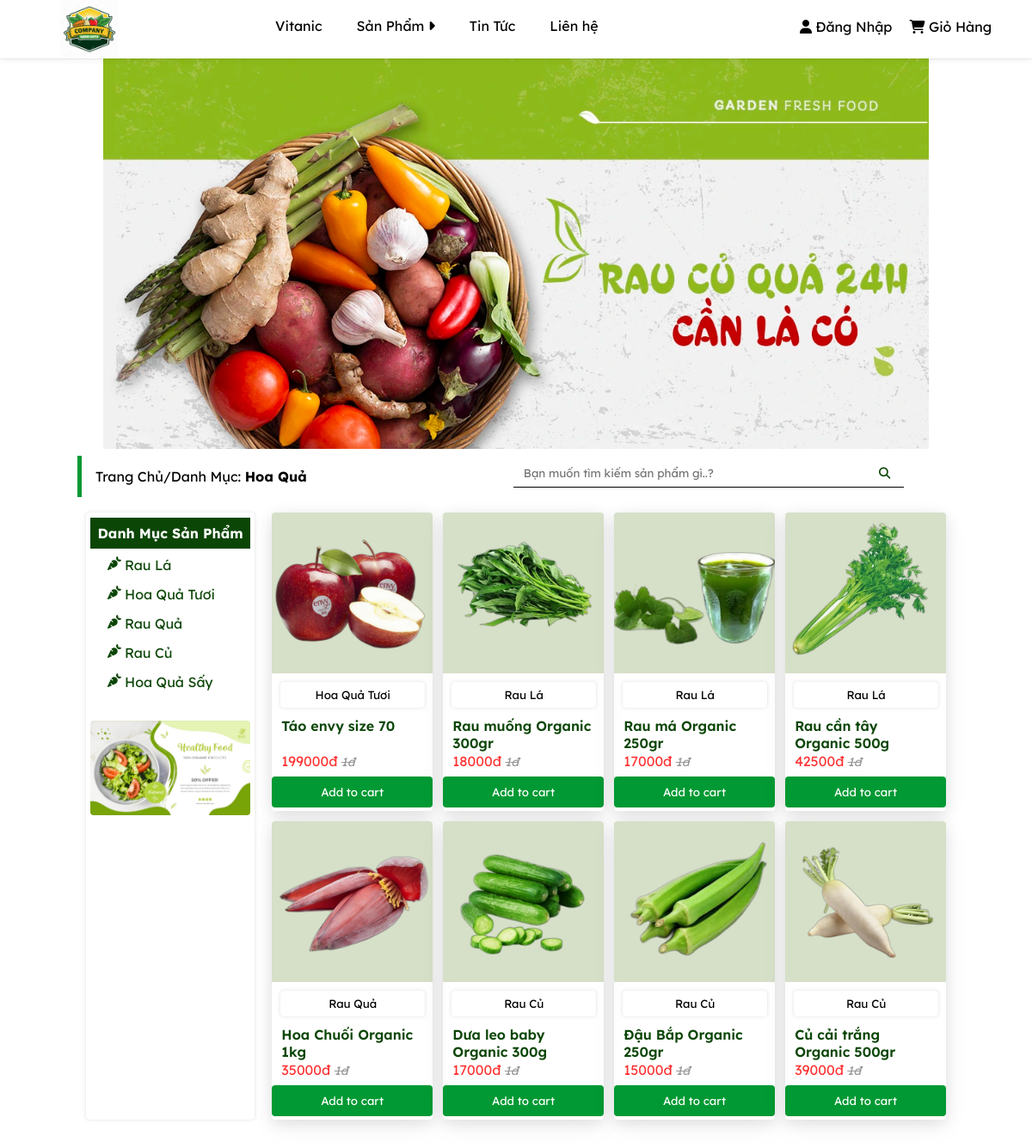
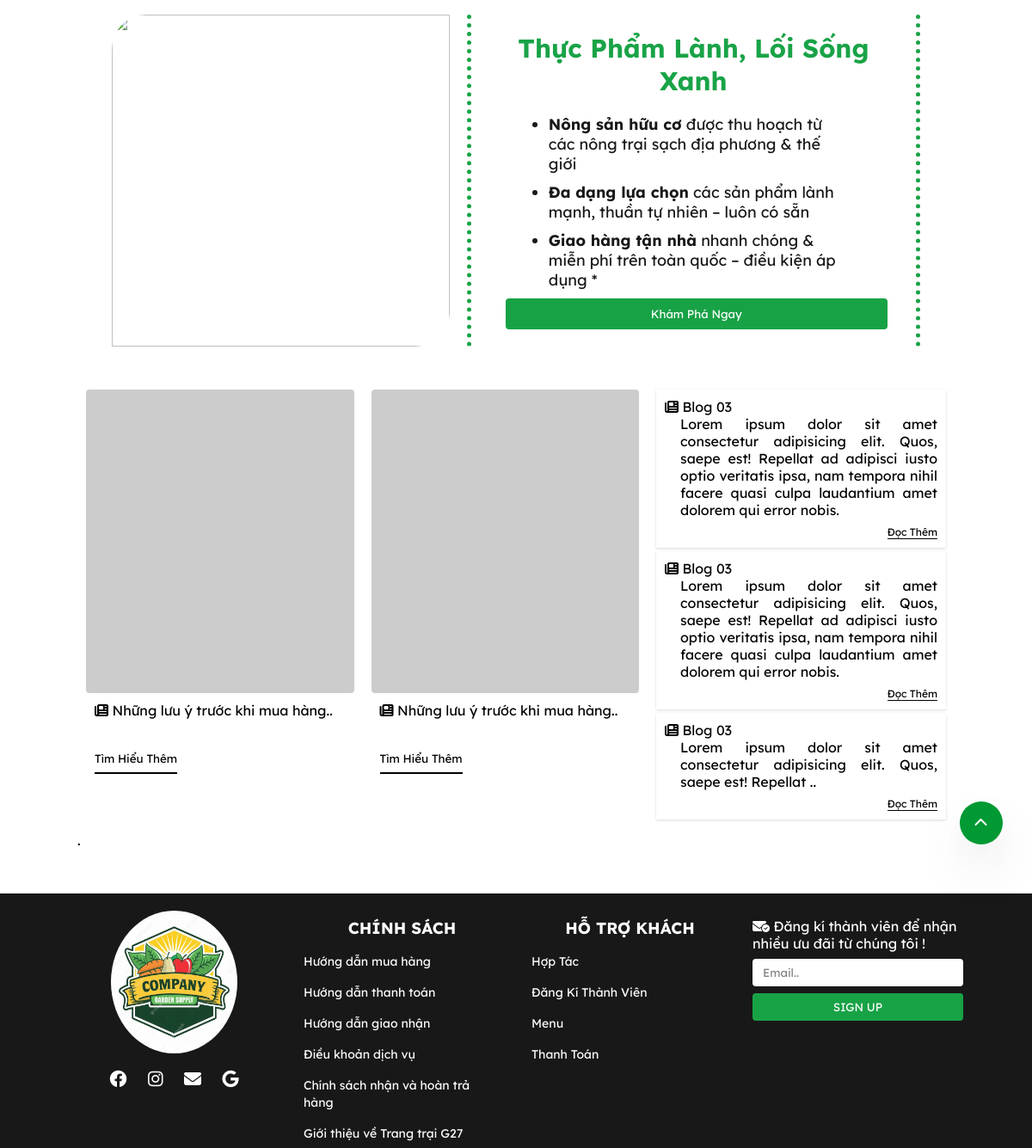
The app's page /view/index.php with its own data (2 pictures, top to bottom).
### tables this page shows
CREATE TABLE `category` (
  `id_cate` int(11) NOT NULL,
  `name_cate` varchar(255) NOT NULL
);

CREATE TABLE `products` (
  `id` int(11) NOT NULL,
  `name` varchar(255) NOT NULL,
  `price` float NOT NULL,
  `weight` int(11) NOT NULL,
  `image` text DEFAULT NULL,
  `comment` varchar(255) DEFAULT NULL,
  `content` text DEFAULT NULL,
  `voucher` varchar(255) DEFAULT NULL,
  `status` tinyint(4) DEFAULT NULL,
  `amount` int(11) DEFAULT NULL,
  `cate_id` int(11) NOT NULL
);

### model/pdo.php (called while the page is built, shortened)
<?php
function pdo_get_connection(){
    $dburl = "mysql:host=localhost;dbname=duan1;charset=utf8";
    $username = 'root';
    $password = '';
    $conn = new PDO($dburl, $username, $password);
    $conn->setAttribute(PDO::ATTR_ERRMODE, PDO::ERRMODE_EXCEPTION);
    return $conn;
}
function pdo_query($sql){
    $sql_args = array_slice(func_get_args(), 1);
    try{
        $conn = pdo_get_connection();
        $stmt = $conn->prepare($sql);
        $stmt->execute($sql_args);
        $rows = $stmt->fetchAll();
        return $rows;
    }
    catch(PDOException $e){
        throw $e;
    }
    finally{
        unset($conn);
    }
}

### model/danhmuc.php (called while the page is built, shortened)
<?php
   function loadall_dm(){
    $sql = "select * from category order by id_cate";
    $listdm = pdo_query($sql);
    return $listdm;
   }
?>

### model/sanpham.php (called while the page is built, shortened)
<?php
   function loadsp_home(){
   $sql="select * from products inner join category on products.cate_id=category.id_cate where 1 order by name desc limit 0,8";
   $listsp = pdo_query($sql);
   return $listsp;
   }

### view/global.php (called while the page is built)
<?php
$img_path= "../public/img";
?>

### view/main.php (the view, shortened to what this page needs)
<div class="container">
  <div class="slideshow-container">
    <div class="mySlides fade">
      <img src="../Images/slideshow/slideshow2.jpg" style="width:100%">
    </div>
  </div>
  <div class="product-search">
        <div class="container-title">
          <p>Trang Chủ/</p>
          <p>Danh Mục: <b>Hoa Quả</b></p>
        <form action="index.php?act=listsp" method="POST">
          <div class="search">
            <input type="text" placeholder="Bạn muốn tìm kiếm sản phẩm gì..?" name="kyw">
            <button type="submit" name="timkiem"><i class="fa-solid fa-magnifying-glass"></i></button>
          </div>
        </form></div>
      </div>
  <div class="product">
    <div class="product-category">
      <a style="text-decoration: none;" href="index.php">
        <h3>Danh Mục Sản Phẩm</h3>
      </a>
      <ul>
        <?php
        foreach ($listdm as $dm) {
          extract($dm);
          $loadsp = "index.php?act=listsp&cate_id=" . $id_cate;
          echo '
                    <li><i class="fa-solid fa-carrot"></i><a href="' . $loadsp . '">' . $name_cate . '</a><i class="fa-solid fa-circle-chevron-right"></i></li>
                    ';
        }
        ?>
      </ul>
      <div class="slide-category">
        <img src="../Images/banner/banner1.jpg" alt="">
      </div>
    </div>
    <div class="product-main">
      <?php
      foreach ($sphome as $sp) {
        extract($sp);
        $link = "index.php?act=detail&id=" . $id;
        $loadsp = "index.php?act=listsp&cate_id=" . $id_cate;
        $img = $img_path . $image;
        echo '
                <div class="product-box">
                <a href="' . $link . '">
                <img src="' . $img . '" alt="">
                </a>
                <a style="text-decoration: none;" href="' . $loadsp . '"><button>' . $name_cate . '</button></a>
                <a href="' . $link . '">
                <p class="name">' . $name . '</p>
                <p class="price">' . $price . 'đ <del>' . $amount . 'đ</del></p>
                </a>
                <div class="product-box-btn">
                <form action="index.php?act=addcart" method="POST">
                  <input type="hidden" name="id" value="'.$id.'">
                  <input type="hidden" name="image" value="'.$image.'">
                  <input type="hidden" name="name" value="'.$name.'">
                  <input type="hidden" name="price" value="'.$price.'">
                     <input class="add" type="submit" name="addcart" value="Add to cart">
                  </form>
                </div>
            </div>
                ';
      }
      ?>
    </div>
  </div>
  <div class="intro">
    <div class="intro-img">
      <img src="../Images/intro/close-up-box-with-vegetables-hands-mature-man.jpg" alt="">
    </div>
    <div class="intro-content">
      <h3>Thực Phẩm Lành, Lối Sống Xanh</h3>
      <ul>
        <li><b>Nông sản hữu cơ</b> được thu hoạch từ các nông trại sạch địa phương & thế giới</li>
        <li><b>Đa dạng lựa chọn</b> các sản phẩm lành mạnh, thuần tự nhiên – luôn có sẵn</li>
        <li><b>Giao hàng tận nhà</b> nhanh chóng & miễn phí trên toàn quốc – điều kiện áp dụng *</li>
      </ul>
      <button><a href="index.php?act=gioithieu">Khám Phá Ngay</a></button>
    </div>
  </div>
  <?php include "blog.php" ?>
  <div class="class-helo">
    <div id="backTop">
      <i class="fas fa-chevron-up animate__animated animate__fadeInUp  animate__infinite"></i>
    </div>
  </div>

### Main/css/style.css (style rules this page uses)
* { padding: 0; margin: 0; box-sizing: border-box; --main-color: #009933; --color-text: rgb(12, 70, 7); font-family: font; }
.container { width: 85vw; margin: 3.25em auto; }
.container-title { border-left: 5px solid var(--main-color); display: flex; padding: 4px 16px; margin: .5em 0; line-height: 40px; }
.product-category { overflow: hidden; width: 20%; text-align: left; padding: 2px 5px; border-radius: 4px; box-shadow: rgba(0, 0, 0, 0.1) 0px 0px 5px 0px, rgba(0, 0, 0, 0.1) 0px 0px 1px 0px; }
.product-category h3 { margin-top: 4px; color: #fff; padding: 8px 4px; text-align: center; font-size: 16px; background-color: var(--color-text); }
.product-category ul li { margin-top: 4px; list-style: none; padding: 5px 20px; border-radius: 4px; background-color: #fff; transition: .1s; }
.product-category ul li a { text-decoration: none; color: var(--color-text); }
.product-category ul li .fa-solid { float: left; }
.product-category ul li i { margin-right: 4px; color: var(--color-text); }
.slide-category { margin-top: 1.875em; overflow: hidden; overflow: hidden; }
.slide-category img { width: 100%; height: 100%; border-radius: 4px; }
.mySlides { display: none; }
img { vertical-align: middle; }
.slideshow-container { max-width: 80vw; position: relative; margin: auto; height: 29.375em; overflow: hidden; }
.product { padding: 10px; border-radius: 4px; display: flex; }
.product-main { width: 80%; margin-left: 20px; display: grid; grid-gap: 12px; grid-template-columns: 1fr 1fr 1fr 1fr; grid-template-rows: 1fr 1fr; }
.product-search { display: flex; }
.product-search .search { margin-left: 20vw; display: flex; width: 100%; border-bottom: 1px solid #000; }
.product-search input[type=text] { border: none; outline: none; width: 90%; margin-right: 4px; padding: 8px 12px; }
.product-search button { width: 10%; background-color: unset; color: var(--color-text); border: none; }
.product-box { min-height: 15.625em; border-radius: 4px; box-shadow: rgba(17, 17, 26, 0.1) 0px 4px 16px, rgba(17, 17, 26, 0.05) 0px 8px 32px; overflow: hidden; transition: .2s; display: grid; }
.product-box img { width: 100%; background-color: rgb(214, 223, 200); margin-bottom: 10px; }
.product-box>a>button { box-shadow: rgba(0, 0, 0, 0.1) 0px 0px 5px 0px, rgba(0, 0, 0, 0.1) 0px 0px 1px 0px; border: none; background-color: unset; text-align: center; border-radius: 4px; width: 90%; height: 30px; margin: 0px 10px; }
.product-box a { text-decoration: none; }
.product-box p { margin: 6% 6% 2% 6%; }
.product-box .name { height: 30px; font-weight: 600; color: var(--color-text); }
.product-box .price { opacity: .8; color: red; font-size: 16px; text-align: left; }
.product-box .price del { color: gray; font-size: 14px; font-style: italic; }
input[type=submit] { width: 100%; margin: 0 auto; border: none; background-color: var(--main-color); color: #fff; border-radius: 4px; padding: 10px; margin: 4px 0px; }
.add { color: #fff; }
.intro { border-radius: 8px; overflow: hidden; display: flex; padding: 40px; }
.intro .intro-img { width: 45%; border-radius: 40px 0px 40px 0px; overflow: hidden; }
.intro .intro-img img { height: 100%; width: 100%; }
.intro .intro-content { margin-left: 20px; border-left: 5px dotted var(--main-color); border-right: 5px dotted var(--main-color); padding: 20px; width: 60%; opacity: .9; }
.intro .intro-content h3 { color: var(--main-color); font-size: 30px; text-align: center; margin-bottom: 20px; }
.intro-content ul { margin: 0px 70px; }
.intro-content ul li { margin: 10px 0px; font-size: 18px; }
.intro-content button { text-align: center; width: 93%; margin: 0px 20px; padding: 10px; border-radius: 4px; background-color: var(--main-color); border: none; color: #fff; }
.intro-content button a { color: #fff; text-decoration: none; }
.class-helo { position: relative; }
#backTop { width: 50px; height: 50px; border-radius: 50%; color: #fff; background-color: var(--main-color); display: flex; justify-content: center; align-items: center; margin: -35px auto; cursor: pointer; box-shadow: rgba(50, 50, 93, 0.25) 0px 30px 60px -12px, rgba(0, 0, 0, 0.3) 0px 18px 36px -18px; position: absolute; left: 103%; transform: translateX(-50%); z-index: 4; }

### records on screen
category: name_cate "Rau Lá"
category: name_cate "Hoa Quả Tươi"
category: name_cate "Rau Quả"
category: name_cate "Rau Củ"
category: name_cate "Hoa Quả Sấy"
products: image (picture), cate.name_cate "Hoa Quả Tươi", name "Táo envy size 70", price "199000", amount "1"
products: image (picture), cate.name_cate "Rau Lá", name "Rau muống Organic 300gr", price "18000", amount "1"
products: image (picture), cate.name_cate "Rau Lá", name "Rau má Organic 250gr", price "17000", amount "1"
products: image (picture), cate.name_cate "Rau Lá", name "Rau cần tây Organic 500g", price "42500", amount "1"
products: image (picture), cate.name_cate "Rau Quả", name "Hoa Chuối Organic 1kg", price "35000", amount "1"
products: image (picture), cate.name_cate "Rau Củ", name "Dưa leo baby Organic 300g", price "17000", amount "1"
products: image (picture), cate.name_cate "Rau Củ", name "Đậu Bắp Organic 250gr", price "15000", amount "1"
products: image (picture), cate.name_cate "Rau Củ", name "Củ cải trắng Organic 500gr", price "39000", amount "1"
